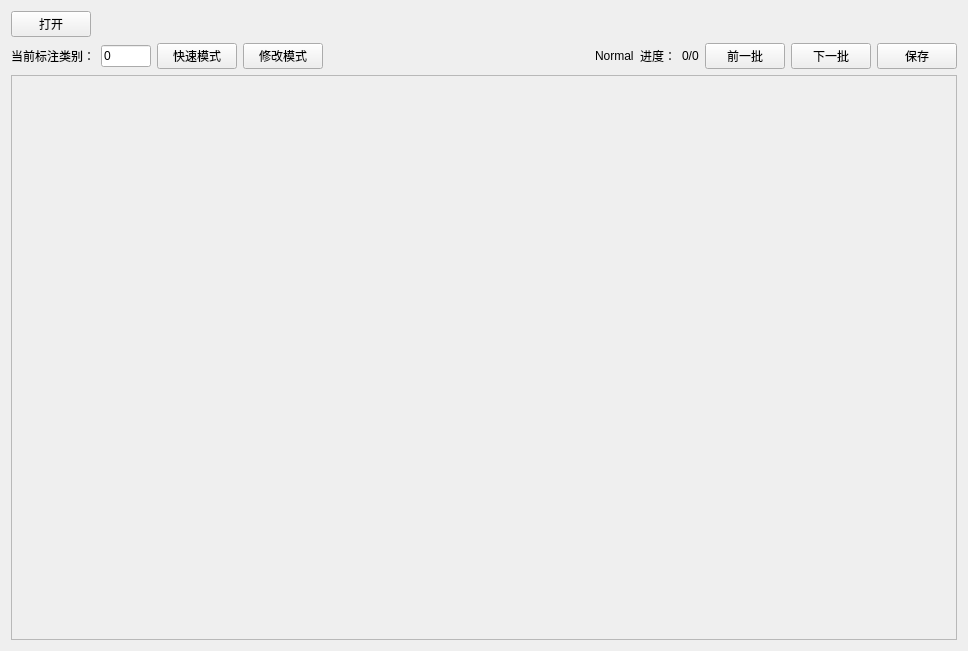
<?xml version="1.0" encoding="UTF-8"?>
<ui version="4.0">
 <class>Form</class>
 <widget class="QWidget" name="Form">
  <property name="geometry">
   <rect>
    <x>0</x>
    <y>0</y>
    <width>968</width>
    <height>651</height>
   </rect>
  </property>
  <property name="windowTitle">
   <string>Form</string>
  </property>
  <layout class="QVBoxLayout" name="verticalLayout_2">
   <item>
    <layout class="QVBoxLayout" name="verticalLayout" stretch="1,1,20">
     <item>
      <layout class="QHBoxLayout" name="horizontalLayout_2">
       <item>
        <widget class="QPushButton" name="btn_open">
         <property name="text">
          <string>打开</string>
         </property>
        </widget>
       </item>
       <item>
        <spacer name="horizontalSpacer_3">
         <property name="orientation">
          <enum>Qt::Horizontal</enum>
         </property>
         <property name="sizeHint" stdset="0">
          <size>
           <width>40</width>
           <height>20</height>
          </size>
         </property>
        </spacer>
       </item>
      </layout>
     </item>
     <item>
      <layout class="QHBoxLayout" name="horizontalLayout">
       <item>
        <widget class="QLabel" name="label_jindu_2">
         <property name="text">
          <string>当前标注类别：</string>
         </property>
        </widget>
       </item>
       <item>
        <widget class="QLineEdit" name="edit_cls">
         <property name="maximumSize">
          <size>
           <width>50</width>
           <height>16777215</height>
          </size>
         </property>
         <property name="text">
          <string>0</string>
         </property>
        </widget>
       </item>
       <!-- <item>
        <widget class="QPushButton" name="btn_to_coco">
         <property name="text">
          <string>转换为COCO格式</string>
         </property>
        </widget>
       </item>
       <item>
        <widget class="QPushButton" name="btn_to_voc">
         <property name="text">
          <string>转换为VOC格式</string>
         </property>
        </widget>
       </item>
       <item>
        <widget class="QPushButton" name="btn_to_yolov6">
         <property name="text">
          <string>转换为YoloV6格式</string>
         </property>
        </widget>
       </item> -->
       <item>
        <widget class="QPushButton" name="btn_to_fast">
         <property name="text">
          <string>快速模式</string>
         </property>
        </widget>
       </item>
       <item>
        <widget class="QPushButton" name="btn_to_fixup">
         <property name="text">
          <string>修改模式</string>
         </property>
        </widget>
       </item>
       <item>
        <spacer name="horizontalSpacer_2">
         <property name="orientation">
          <enum>Qt::Horizontal</enum>
         </property>
         <property name="sizeHint" stdset="0">
          <size>
           <width>40</width>
           <height>20</height>
          </size>
         </property>
        </spacer>
       </item>
       <item>
        <widget class="QLabel" name="label_model">
         <property name="text">
          <string>Normal</string>
         </property>
        </widget>
       </item>
       <item>
        <widget class="QLabel" name="label_jindu_name">
         <property name="text">
          <string>进度：</string>
         </property>
        </widget>
       </item>
       <item>
        <widget class="QLabel" name="label_jindu">
         <property name="text">
          <string>0/0</string>
         </property>
        </widget>
       </item>
       <item>
        <widget class="QPushButton" name="btn_back">
         <property name="text">
          <string>前一批</string>
         </property>
        </widget>
       </item>
       <item>
        <widget class="QPushButton" name="btn_next">
         <property name="text">
          <string>下一批</string>
         </property>
        </widget>
       </item>
       <item>
        <widget class="QPushButton" name="btn_save">
         <property name="text">
          <string>保存</string>
         </property>
        </widget>
       </item>
      </layout>
     </item>
     <item>
      <widget class="QFrame" name="frame">
       <property name="frameShape">
        <enum>QFrame::StyledPanel</enum>
       </property>
       <property name="frameShadow">
        <enum>QFrame::Raised</enum>
       </property>
      </widget>
     </item>
    </layout>
   </item>
  </layout>
 </widget>
 <resources/>
 <connections/>
</ui>
